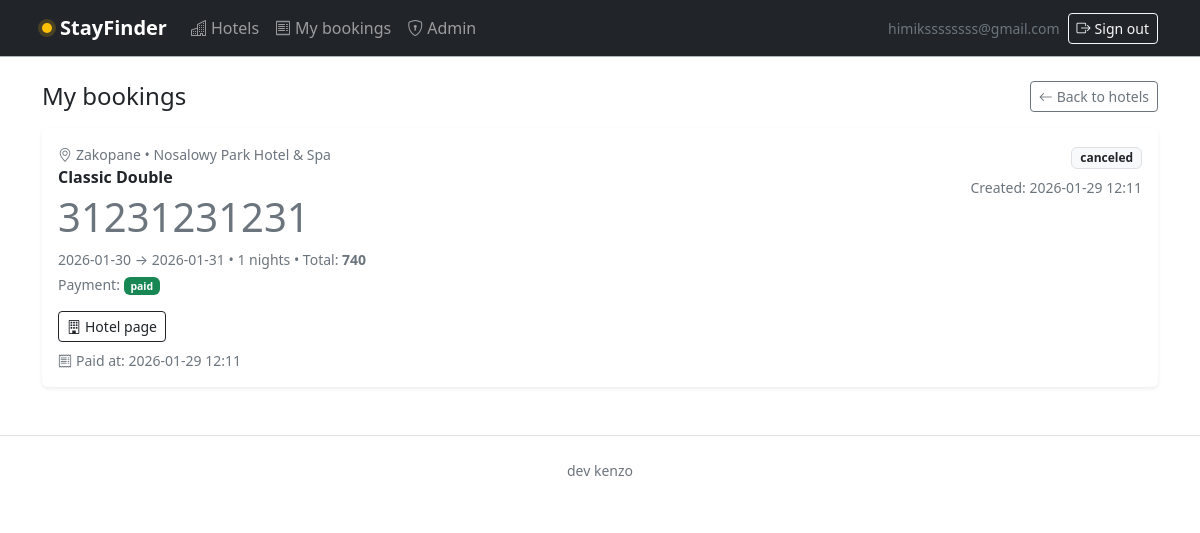
The page /me/reservations (signed in) on the database its author committed.
### app/models.py (models this page shows, shortened)
class User(UserMixin, db.Model):
    id = db.Column(db.Integer, primary_key=True)
    email = db.Column(db.String(255), unique=True, nullable=False, index=True)
    password_hash = db.Column(db.String(255), nullable=False)
    is_admin = db.Column(db.Boolean, default=False, nullable=False)
    is_email_confirmed = db.Column(db.Boolean, default=False, nullable=False)
    email_confirmed_at = db.Column(db.DateTime, nullable=True)
    created_at = db.Column(db.DateTime, default=datetime.utcnow, nullable=False)
    reservations = db.relationship("Reservation", back_populates="user", cascade="all,delete-orphan")

class Reservation(db.Model):
    id = db.Column(db.Integer, primary_key=True)
    user_id = db.Column(db.Integer, db.ForeignKey("user.id"), nullable=False, index=True)
    room_id = db.Column(db.Integer, db.ForeignKey("room.id"), nullable=False, index=True)
    check_in = db.Column(db.Date, nullable=False)
    check_out = db.Column(db.Date, nullable=False)
    status = db.Column(db.String(20), default="pending", nullable=False)  # pending/confirmed/canceled
    created_at = db.Column(db.DateTime, default=datetime.utcnow, nullable=False)
    payment_status = db.Column(db.String(20), default="unpaid", nullable=False)  # unpaid/paid/refunded/failed
    stripe_session_id = db.Column(db.String(255), nullable=True)
    stripe_payment_intent_id = db.Column(db.String(255), nullable=True)
    paid_at = db.Column(db.DateTime, nullable=True)
    user = db.relationship("User", back_populates="reservations")
    room = db.relationship("Room", back_populates="reservations")
    @property
    def nights(self) -> int:
        return max((self.check_out - self.check_in).days, 0)
    def total_price(self) -> int:
        return self.nights * (self.room.price_per_night if self.room else 0)

class Hotel(db.Model):
    id = db.Column(db.Integer, primary_key=True)
    name = db.Column(db.String(180), nullable=False)
    city = db.Column(db.String(120), nullable=False)
    address = db.Column(db.String(255), nullable=True)
    description = db.Column(db.Text, nullable=True)
    highlights = db.Column(db.Text, nullable=True)  # separated by \n
    stars = db.Column(db.Integer, default=5, nullable=False)
    image_url = db.Column(db.String(500), nullable=True)
    created_at = db.Column(db.DateTime, default=datetime.utcnow, nullable=False)
    rooms = db.relationship("Room", back_populates="hotel", cascade="all,delete-orphan")

class Room(db.Model):
    id = db.Column(db.Integer, primary_key=True)
    hotel_id = db.Column(db.Integer, db.ForeignKey("hotel.id"), nullable=False, index=True)
    name = db.Column(db.String(180), nullable=False)
    capacity = db.Column(db.Integer, default=2, nullable=False)
    price_per_night = db.Column(db.Integer, nullable=False)
    description = db.Column(db.Text, nullable=True)
    hotel = db.relationship("Hotel", back_populates="rooms")
    reservations = db.relationship("Reservation", back_populates="room", cascade="all,delete-orphan")

### app/routes.py (the view)
@main_bp.get("/me/reservations")
@login_required
def my_reservations():
    reservations = (
        Reservation.query
        .filter_by(user_id=current_user.id)
        .order_by(Reservation.created_at.desc())
        .all()
    )
    return render_template("my_reservations.html", reservations=reservations)

### app/models.py (called while the page is built)
@login_manager.user_loader
def load_user(user_id: str):
    return User.query.get(int(user_id))

### app/templates/my_reservations.html (shortened to what this page needs)
{% extends "base.html" %}
{% block content %}
<div class="d-flex flex-wrap justify-content-between align-items-center gap-2 mb-3">
  <h1 class="h4 mb-0">My bookings</h1>
  <a class="btn btn-sm btn-outline-secondary" href="{{ url_for('main.index') }}"><i class="bi bi-arrow-left me-1"></i>Back to hotels</a>
</div>
{% if reservations %}
  <div class="vstack gap-3">
    {% for r in reservations %}
      <div class="card border-0 shadow-sm">
        <div class="card-body">
          <div class="d-flex flex-wrap justify-content-between align-items-start gap-3">
            <div>
              <div class="text-secondary small">
                <i class="bi bi-geo-alt me-1"></i>{{ r.room.hotel.city }} • {{ r.room.hotel.name }}
              </div>
              <div class="fw-semibold">{{ r.room.name }}</div>
              <div  class="text-secondary small mt-1"> <h1>31231231231</h1>
                {{ r.check_in }} → {{ r.check_out }} • {{ r.nights }} nights • Total: <b>{{ r.total_price() }}</b>
              </div>
              <div class="text-secondary small mt-1">
                Payment:
                {% if r.payment_status == 'paid' %}
                  <span class="badge text-bg-success">paid</span>
                {% elif r.payment_status == 'failed' %}
                  <span class="badge text-bg-danger">failed</span>
                {% else %}
                  <span class="badge text-bg-secondary">unpaid</span>
                {% endif %}
              </div>
            </div>
            <div class="text-end">
              <span class="badge
                {% if r.status=='confirmed' %}text-bg-success
                {% elif r.status=='canceled' %}text-bg-light border text-dark
                {% else %}text-bg-secondary{% endif %}">
                {{ r.status }}
              </span>
              <div class="text-secondary small mt-2">Created: {{ r.created_at.strftime("%Y-%m-%d %H:%M") }}</div>
            </div>
          </div>
          <div class="mt-3 d-flex flex-wrap gap-2">
            <a class="btn btn-sm btn-outline-dark" href="{{ url_for('main.hotel_detail', hotel_id=r.room.hotel.id) }}"><i class="bi bi-building me-1"></i>Hotel page</a>
          </div>
          {% if r.payment_status == "paid" and r.paid_at %}
            <div class="text-secondary small mt-2">
              <i class="bi bi-receipt me-1"></i>Paid at: {{ r.paid_at.strftime("%Y-%m-%d %H:%M") }}
            </div>
          {% endif %}
        </div>
      </div>
    {% endfor %}
  </div>
{% else %}
  <div class="alert alert-light border">You have no bookings yet.</div>
{% endif %}
{% endblock %}

### app/templates/base.html (shortened to what this page needs)
<!doctype html>
<html lang="en">
<head>
  <link href="https://cdn.jsdelivr.net/npm/bootstrap@5.3.3/dist/css/bootstrap.min.css" rel="stylesheet">
  <link href="https://cdn.jsdelivr.net/npm/bootstrap-icons@1.11.3/font/bootstrap-icons.min.css" rel="stylesheet">
  <link rel="stylesheet" href="{{ url_for('static', filename='css/styles.css') }}">
</head>
<body>
<nav class="navbar navbar-expand-lg navbar-dark bg-dark border-bottom border-dark-subtle sticky-top">
  <div class="container">
    <a class="navbar-brand fw-semibold d-flex align-items-center gap-2" href="{{ url_for('main.index') }}">
      <span class="brand-dot"></span> StayFinder
    </a>
    <div id="nav" class="collapse navbar-collapse">
      <ul class="navbar-nav me-auto mb-2 mb-lg-0">
        <li class="nav-item"><a class="nav-link" href="{{ url_for('main.index') }}"><i class="bi bi-buildings me-1"></i>Hotels</a></li>
        {% if current_user.is_authenticated %}
          <li class="nav-item"><a class="nav-link" href="{{ url_for('main.my_reservations') }}"><i class="bi bi-receipt me-1"></i>My bookings</a></li>
        {% endif %}
        <li class="nav-item"><a class="nav-link" href="{{ url_for('admin.dashboard') }}"><i class="bi bi-shield-lock me-1"></i>Admin</a></li>
      </ul>
      <ul class="navbar-nav ms-auto align-items-lg-center gap-2">
        {% if current_user.is_authenticated %}
          <li class="nav-item"><span class="navbar-text text-secondary small">{{ current_user.email }}</span></li>
          <li class="nav-item"><a class="btn btn-sm btn-outline-light" href="{{ url_for('auth.logout') }}"><i class="bi bi-box-arrow-right me-1"></i>Sign out</a></li>
        {% endif %}
      </ul>
    </div>
  </div>
</nav>
<main class="container my-4">
  {% block content %}{% endblock %}
</main>
<footer class="site-footer border-top py-4 mt-5">
  <div class="container text-center text-secondary small">
    dev kenzo
  </div>
</footer>
</body>
</html>

### app/static/css/styles.css (style rules this page uses)
:root { --hb-hero1: #0b1220; --hb-hero2: #1b2a4a; --primary1: #2563eb; --primary2: #1d4ed8; }
.brand-dot { width:10px;height:10px;border-radius:999px;background:#ffc107;display:inline-block; box-shadow:0 0 0 4px rgba(255,193,7,.18); }
.site-footer { background: #fff; }

### rows shown on the page
User: email "himikssssssss@gmail.com"
Reservation: room.hotel.city "Zakopane", room.hotel.name "Nosalowy Park Hotel & Spa", room.name "Classic Double", check_in "2026-01-30", check_out "2026-01-31", nights "1", total_price "740", payment_status "paid", status "canceled", created_at "2026-01-29 12:11", paid_at "2026-01-29 12:11"
